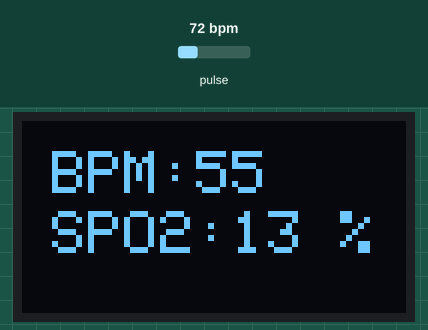
A sketch run on a simulated ESP32. On the bench: 128×64 one-colour display. The test bench sets the inputs (shaded band); at power-on: pulse 72 bpm.

Above: at 1.7 s.
1.8 s: pulse set to 42 bpm
At 3.7 s:
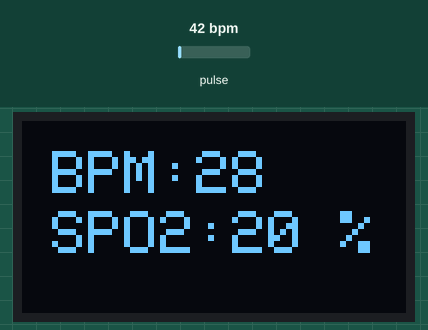
4.7 s: pulse set to 70 bpm
At 6.7 s:
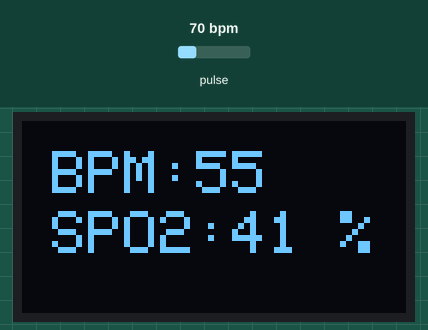
Timing chart, 0 to 8.2 s (numbered marks = the images above; inputs shaded):
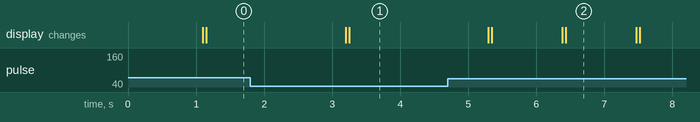

The sketch:

HeartRate_Monitoring_Device.ino
```cpp
#include <Adafruit_GFX.h>        // OLED Library
#include <Adafruit_SSD1306.h>    // OLED Library
#include <Wire.h>                // I2C  Library
#include "MAX30105.h"            // MAX3010x library
#include "heartRate.h"           // Heart rate calculating algorithm
#include <WiFi.h>

MAX30105 particleSensor;
WiFiClient client;
const byte RATE_SIZE = 4;        // Increase this for more averaging. 4 is good.
byte rates[RATE_SIZE];           // Array of heart rates
byte rateSpot = 0;
long lastBeat = 0;               // Time at which the last beat occurred
int beatsPerMinute;
int beatAvg;

#define SCREEN_WIDTH 128         // OLED display width, in pixels
#define SCREEN_HEIGHT 64         // OLED display height, in pixels
#define OLED_RESET    -1         // Reset pin # (or -1 if sharing Arduino reset pin)

Adafruit_SSD1306 display(SCREEN_WIDTH, SCREEN_HEIGHT, &Wire, OLED_RESET); //Declaring the display name (display)


void setup() {
  Serial.begin(115200);

  Wire.setClock(400000);                         // Set I2C speed to 400kHz
  display.begin(SSD1306_SWITCHCAPVCC, 0x3C);     // Start the OLED display
  display.setTextColor(WHITE);

  // Initialize sensor
  particleSensor.begin(Wire, I2C_SPEED_FAST);    // Use default I2C port, 400kHz speed
  particleSensor.setup();                        // Configure sensor with default settings
  particleSensor.setPulseAmplitudeRed(0x0A);     // Turn Red LED to low to indicate sensor is running

  display.clearDisplay();
  display.setTextSize(2);
  display.setCursor(0, 20);
  display.print("BPM:");
  display.print(0);
  display.display();
}

void loop() {
  long irValue = particleSensor.getIR();              // Reading the IR value it will permit us to know if there's a finger on the sensor or not

  if (irValue > 50000)
  {

    if (checkForBeat(irValue) == true)                  //If a heart beat is detected, call checkForBeat as frequent as possible to get accurate value
    {
      long delta = millis() - lastBeat;                 //Measure duration between two beats
      lastBeat = millis();
      beatsPerMinute = 60 / (delta / 1000.0);           //Calculating the BPM
      if (beatsPerMinute < 255 && beatsPerMinute > 20)  //To calculate the average we strore some values (4) then do some math to calculate the average
      {
        rates[rateSpot++] = (byte)beatsPerMinute;       //Store this reading in the array
        rateSpot %= RATE_SIZE;                          //Wrap variable

        //Take average of readings
        beatAvg = 0;
        for (byte x = 0 ; x < RATE_SIZE ; x++)
          beatAvg += rates[x];
        beatAvg /= RATE_SIZE;


        display.clearDisplay();
        display.setTextSize(2);
        display.setCursor(10, 10);
        display.print("BPM:");
        display.print(beatsPerMinute);
        display.display();
        display.setTextSize(2);
        display.setCursor(10, 30);
        display.print("SPO2:");
        display.print(beatAvg);
        display.display();
        display.setTextSize(2);
        display.setCursor(106, 30);
        display.print("%");
        display.display();

      }
    }
  }
  else
  {
    display.clearDisplay();
    display.setTextSize(2);
    display.setCursor(20, 5);
    display.print("Health");
    display.setTextSize(2);
    display.setCursor(0, 22);
    display.print("Monitoring");
    display.setCursor(0, 45);
    display.setTextSize(1);
    display.print("Place your finger in sensor and wait..");
    display.display();
  }

  delay(1000);
}
```
